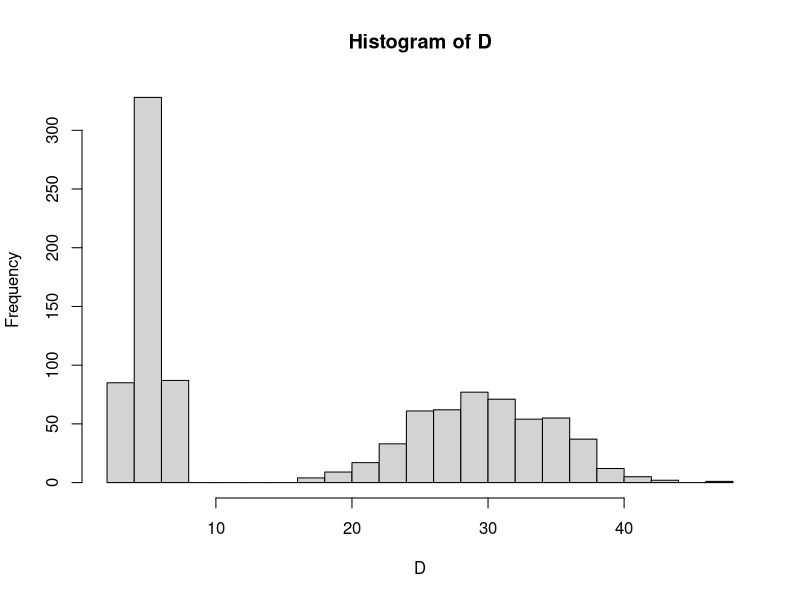
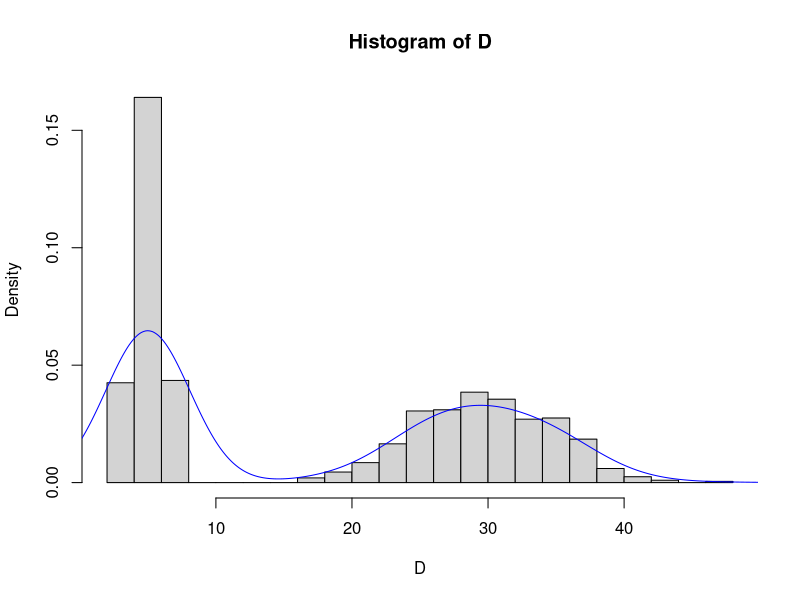

Generate these figures, in order, with R:
#set initial conditions, key- mai=initial mean of distribution a
#va= initial variance of distribution a,
#priora = prior probability of a

D = sample(c(rnorm(500, 30, 5), rnorm(500, 5, 1)))
D

hist(D, breaks=20)
hist(D, prob=TRUE, breaks=20)
lines(density(D), col="blue")

meana <- matrix(, nrow=100, ncol=1); meanb <- matrix(, nrow=100, ncol=1)
vara <- matrix(, nrow=100, ncol=1); varb <- matrix(, nrow=100, ncol=1)
mai <- 10; vai <- 1; mbi <- 2; vbi <- 0.5; meana[1,] <- mai; meanb[1,] <- mbi
vara[1,] <- vai; varb[1,] <- vbi
priora <- 0.5; priorb <- 0.5

for (i in 1:100) {
#posta= P(x|a)
posta <- (exp(-((D-mai)^2)/(2*vai)))/(sqrt(2*pi*vai))
postb <- (exp(-((D-mbi)^2)/(2*vbi)))/(sqrt(2*pi*vbi))

#a= P(a|x)
a <- (posta*priora)/(postb*priorb + posta*priora)
b <- (postb*priorb)/(postb*priorb + posta*priora)

maf <- (sum(D*a))/sum(a)
mbf <- (sum(D*b))/sum(b)

vaf <- (sum(a*(D-maf)^2))/sum(a)
vbf <- (sum(b*(D-mbf)^2))/sum(b)
maf
vaf
mbf
vbf
meana[i+1] <- maf; meanb[i+1] <- mbf; vara[i+1] <- vaf; varb[i+1] <- vbf
mai <- maf; mbi <- mbf; vai <- vaf; vbi <- vbf; priora <- mean(a); priorb <- mean(b)
}

print ("mean and variance of population A are:")
maf; vaf
print ("mean and variance of population B are:")
mbf; vbf
